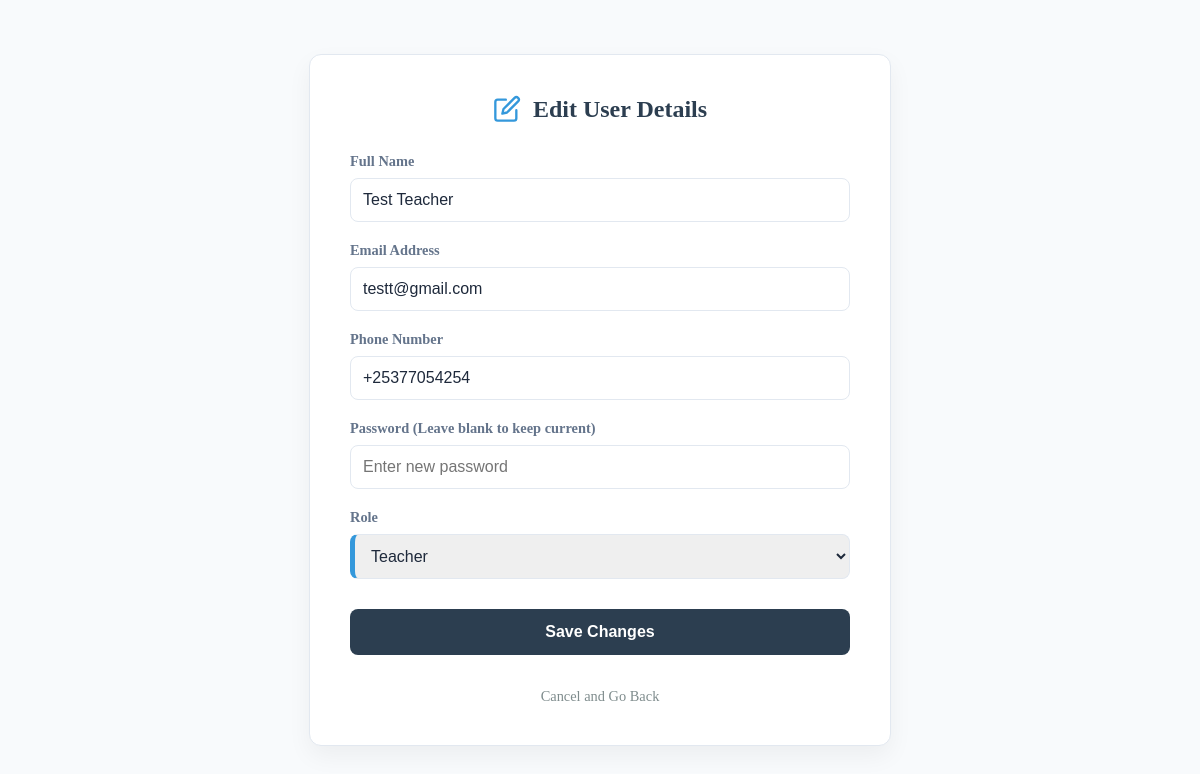
The page /Admin/edit_user.php?id=38 (signed in) on the database its author committed.
### tables this page shows
CREATE TABLE `users` (
  `id` int(11) NOT NULL,
  `name` varchar(100) NOT NULL,
  `email` varchar(100) NOT NULL,
  `phone` varchar(20) DEFAULT NULL,
  `gender` varchar(10) DEFAULT NULL,
  `password` varchar(255) NOT NULL,
  `role` enum('admin','teacher','student','manager') NOT NULL,
  `created_at` timestamp NOT NULL DEFAULT current_timestamp(),
  `status` tinyint(1) DEFAULT 1,
  `course_id` varchar(255) DEFAULT NULL
);

### Admin/edit_user.php (the view, shortened to what this page needs)
<?php
require_once '../config/db.php';
$id = $_GET['id'];
$user_res = $conn->query("SELECT * FROM users WHERE id = '$id'");
$user = $user_res->fetch_assoc();
?>
<!DOCTYPE html>
<html>
<head>
</head>
<body>
    <div class="login-container">
        <form method="POST">
            <h2>Edit User Details</h2>
            <div class="input-group">
                <label>Full Name</label>
                <input type="text" name="name" value="<?php echo $user['name']; ?>" required>
            </div>
            <div class="input-group">
                <label>Email Address</label>
                <input type="email" name="email" value="<?php echo $user['email']; ?>" required>
            </div>
            <div class="input-group">
                <label>Phone Number</label>
                <input type="text" name="phone" value="<?php echo $user['phone']; ?>" required>
            </div>
         <div class="input-group">
            <label>Password (Leave blank to keep current)</label>
            <input type="password" name="password" placeholder="Enter new password ">
        </div>
            <div class="input-group">
                <label>Role</label>
                <select name="role" style="width: 100%; padding: 10px; border-radius: 4px;">
                    <option value="teacher" <?php if($user['role']=='teacher') echo 'selected'; ?>>Teacher</option>
                </select>
            </div>
            <button type="submit" class="btn-login">Save Changes</button>
            <br><br>
            <a href="manage_users.php" style="text-decoration:none; color:#7f8c8d;">Cancel and Go Back</a>
        </form>
    </div>
</body>
</html>

### Admin/edit_user.php (style rules this page uses)
:root { --admin-primary: #2c3e50; --accent: #3498db; --success: #27ae60; --bg: #f8fafc; --border: #e2e8f0; }
body { background-color: var(--bg) !important; display: flex; align-items: center; justify-content: center; min-height: 100vh; margin: 0; padding: 20px; box-sizing: border-box; }
.login-container { background: white !important; width: 100% !important; max-width: 500px !important; padding: 40px !important; border-radius: 12px !important; box-shadow: 0 10px 25px rgba(0,0,0,0.05) !important; border: 1px solid var(--border) !important; }
h2 { color: var(--admin-primary); font-size: 1.5rem; margin-top: 0; margin-bottom: 25px; text-align: center; font-weight: 700; }
.input-group { margin-bottom: 20px !important; width: 100% !important; }
.input-group label { display: block !important; margin-bottom: 8px !important; font-weight: 600 !important; color: #64748b !important; font-size: 0.9rem !important; }
.input-group input, .input-group select { width: 100% !important; padding: 12px !important; border: 1.5px solid var(--border) !important; border-radius: 8px !important; font-size: 1rem !important; color: #1e293b !important; transition: all 0.2s ease !important; box-sizing: border-box !important; }
.btn-login { width: 100% !important; padding: 14px !important; background: var(--admin-primary) !important; color: white !important; border: none !important; border-radius: 8px !important; font-size: 1rem !important; font-weight: 600 !important; cursor: pointer !important; transition: background 0.2s !important; margin-top: 10px !important; }
a[href="manage_users.php"] { display: block; text-align: center; margin-top: 15px; font-size: 0.9rem; font-weight: 500; transition: color 0.2s; }
h2 { color: var(--admin-primary); font-size: 1.5rem; margin-top: 0; margin-bottom: 30px; text-align: center; font-weight: 700; display: flex; align-items: center; justify-content: center; gap: 12px; }
h2::before { content: ''; display: inline-block; width: 28px; height: 28px; background-color: var(--accent); }
.input-group label { display: flex !important; align-items: center; gap: 8px; }
select[name="role"] { border-left: 5px solid var(--accent) !important; }

### rows shown on the page
users: name "Test Teacher", email "testt@gmail.com", phone "+25377054254", role "Teacher"
